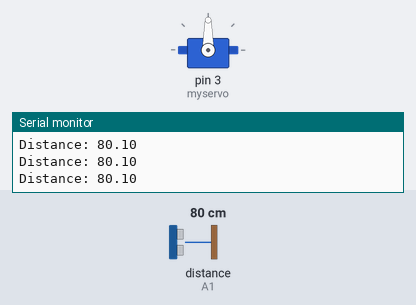
Simulated run of this sketch. Board: Arduino Uno, built with avr-gcc and run on an emulated ATmega328P. Parts: servo, the last lines printed to the serial monitor. Wiring (inferred from the names in the program): ultrasonic range finder: trigger A2; echo A1. The test bench sets the inputs (shaded band); at power-on: distance to the obstacle (sensor on A1) 80 cm. The echo pulse lasts 58.3 µs per cm.

Above: at 1.8 s.
1.9 s: distance to the obstacle (sensor on A1) set to 44 cm
3.7 s: distance to the obstacle (sensor on A1) set to 39 cm
At 5.0 s:
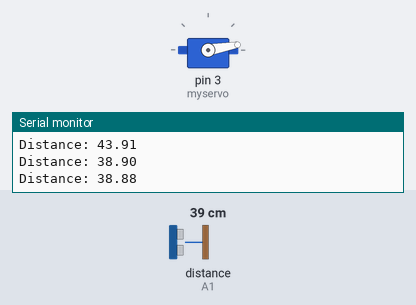
6.8 s: distance to the obstacle (sensor on A1) set to 60 cm
8.7 s: distance to the obstacle (sensor on A1) set to 2 cm
At 12.1 s:
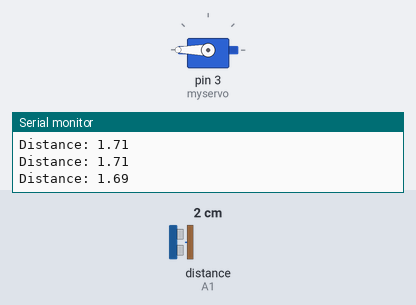
Timing chart, 0 to 12.8 s (numbered marks = the images above; inputs shaded):
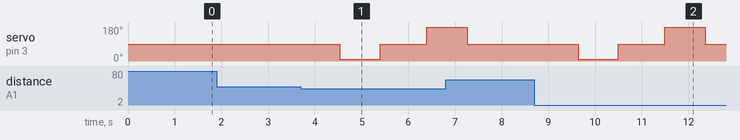

The sketch:

Back_Servo.ino
```cpp
//www.elegoo.com

#include <Servo.h>  //servo library
Servo myservo;      // create servo object to control servo

int Echo = A1;
int Trig = A2;
int rightDistance = 0, leftDistance = 0, middleDistance = 0;

//Ultrasonic distance measurement Sub function
int Distance_test() {
  digitalWrite(Trig, LOW);
  delayMicroseconds(2);
  digitalWrite(Trig, HIGH);
  delayMicroseconds(20);
  digitalWrite(Trig, LOW);
  float Fdistance = pulseIn(Echo, HIGH);
  Fdistance= Fdistance / 58;
  Serial.print("Distance: ");
  Serial.println(Fdistance);
  return (int)Fdistance;
}

void setup() {
  myservo.attach(3,700,2400);  // attach servo on pin 3 to servo object
  Serial.begin(9600);
  pinMode(Echo, INPUT);
  pinMode(Trig, OUTPUT);
}

void loop() {
    myservo.write(90);  //setservo position according to scaled value
    delay(500);
    middleDistance = Distance_test();

    if(middleDistance <= 40) {
      delay(500);
      myservo.write(10);
      delay(360);
      rightDistance = Distance_test();

      delay(500);
      myservo.write(90);
      delay(1000);
      myservo.write(180);
      delay(360);
      leftDistance = Distance_test();

      delay(500);
      myservo.write(90);
      delay(360);
    }
}
```

Measured:
- the behaviour switches between 42 and 41 cm on distance to the obstacle (sensor on A1) (found by bisection; images 0 and 1)
- after the input at 3.7 s, servo on pin 3 (myservo): 90° → 10° after 0.84 s, → 90° 0.86 s later, → 180° 1.0 s later
- after the input at 8.7 s, servo on pin 3 (myservo): 90° → 10° after 0.93 s, → 90° 0.86 s later, → 180° 1.0 s later, → 90° 0.86 s later
